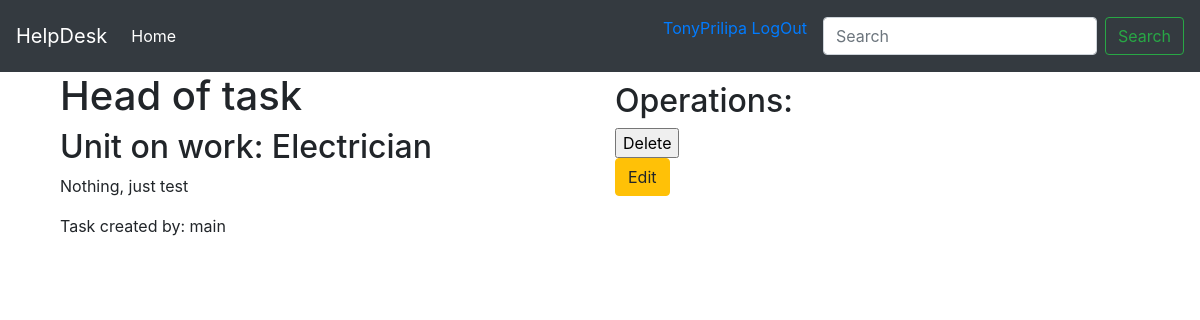
The page /tickets/head-of-task (signed in) on the database its author committed.
### models.py (models this page shows, shortened)
class User(UserMixin, db.Model):
    __tablename__ = 'users'
    id = db.Column(db.Integer, primary_key=True)
    username = db.Column(db.String(64), unique=True)
    email = db.Column(db.String(64), unique=True)
    password_hash = db.Column(db.String(128))
    real_name = db.Column(db.String(32))
    phone = db.Column(db.String(32))
    about = db.Column(db.Text(140))
    unit_id = db.Column(db.Integer, db.ForeignKey('units.id'))
    role_id = db.Column(db.Integer, db.ForeignKey('roles.id'))
    @property
    def password(self):
        raise AttributeError('password is not readable attribute')

class Ticket(db.Model):
    __tablename__ = 'tickets'
    id = db.Column(db.Integer, primary_key=True)
    name = db.Column(db.String(40))
    description = db.Column(db.String(140))
    slug = db.Column(db.String(40), unique=True)
    created = db.Column(db.DateTime, default=datetime.now())
    who_create = db.Column(db.String(64))
    unit_id = db.Column(db.Integer, db.ForeignKey('units.id'))

class Unit(db.Model):
    __tablename__ = 'units'
    id = db.Column(db.Integer, primary_key=True)
    name = db.Column(db.String(40), unique=True)
    user = db.relationship('User', backref='unit', lazy='dynamic')
    ticket = db.relationship('Ticket', backref='unit', lazy='dynamic')

### tickets/blueprint.py (the view)
@tickets.route('/<slug>', methods=['POST', 'GET'])
@login_required
def ticket_item(slug):
    ticket = Ticket.query.filter_by(slug=slug).first()
    func_form = FunctionalForm()
    if request.form:
        if request.form['delete']:
            db.session.delete(ticket)
            db.session.commit()
            return redirect(url_for('tickets.index'))
    return render_template('tickets/ticket.html', ticket=ticket, form=func_form)

### tickets/form.py
class FunctionalForm(FlaskForm):
    delete = SubmitField('Delete')
    confirm = SubmitField('Confirm')

### models.py (called while the page is built)
@login_manager.user_loader
def load_user(user_id):
    return User.query.get(int(user_id))

### tickets/templates/tickets/ticket.html (shortened to what this page needs)
{% extends 'base.html' %}
{% import 'bootstrap/wtf.html' as wtf %}
{%block content%}
<div class="container">
    <div class="row">
        <div class="col-lg-6 text-left">
            <h1>
                {{ticket.name}}
            </h1>
            <h2>Unit on work: {{ticket.unit.name}}</h2>
            <p>
                {{ticket.description}}
            </p>
            <p>Task created by: {{ticket.who_create}}</p>
        </div>
        <div class="col-lg-6 text-left" style="margin-top:10px;">
            <h2>Operations: </h2>
            <form action="" role="form" method="post">
                {{form.delete}}
            </form>
            <a href="{{url_for('tickets.edit_ticket', slug=ticket.slug)}}"><button type="button" class="btn btn-warning">Edit</button></a>
        </div>
    </div>
</div>
{%endblock%}

### templates/base.html (shortened to what this page needs)
<!DOCTYPE html>
<html lang="en">
<head>
    <link rel="stylesheet" href="https://stackpath.bootstrapcdn.com/bootstrap/4.4.1/css/bootstrap.min.css">
</head>
<body>
<nav class="navbar navbar-expand-lg navbar-dark bg-dark">
  <a class="navbar-brand" href="{{url_for('index')}}">HelpDesk</a>
  <div class="collapse navbar-collapse" id="navbarSupportedContent">
    <ul class="navbar-nav mr-auto">
      <li class="nav-item active">
        <a class="nav-link" href="{{url_for('index')}}">Home <span class="sr-only">(current)</span></a>
      </li>
    </ul>
      <ul>
          {% if current_user.username %}
        <a href="{{url_for('auth.logout')}}" class="nav-link">{{current_user.username}} LogOut</a>
        {% else %}
        <a href="{{url_for('auth.login')}}" class="nav-item active nav-link">LogIn</a>
        {% endif %}
      </ul>
    <form class="form-inline my-2 my-lg-0">
      <input class="form-control mr-sm-2" type="search" placeholder="Search" aria-label="Search">
      <button class="btn btn-outline-success my-2 my-sm-0" type="submit">Search</button>
    </form>
  </div>
</nav>
    <div class="container">
        <div class="row">
            <div class="col-lg-12">
                {% block content %}
                {% endblock %}
            </div>
        </div>
    </div>
</body>
</html>

### rows shown on the page
User: username "TonyPrilipa"
Ticket: name "Head of task", description "Nothing, just test", who_create "main"
Unit: unit.name "Electrician"
